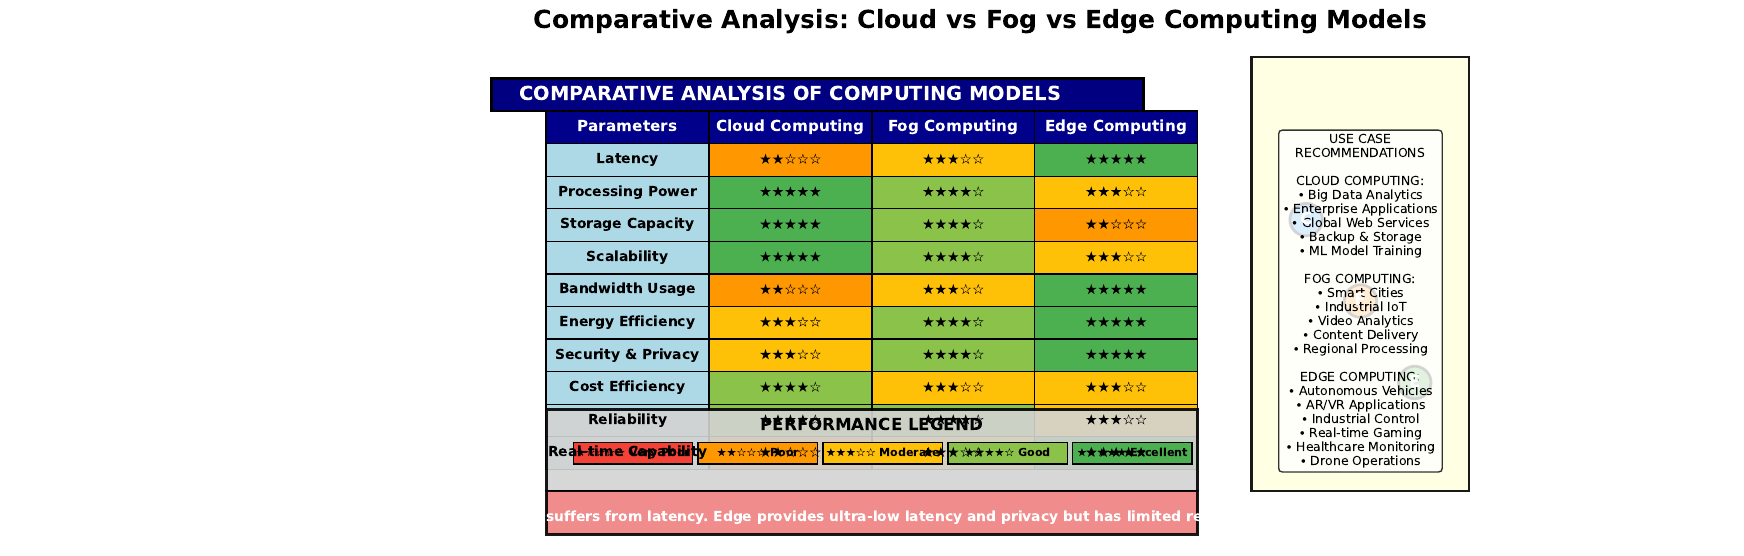

Generate this figure with Python:
import matplotlib.pyplot as plt
import matplotlib.patches as patches
from matplotlib.patches import FancyBboxPatch, Rectangle
import numpy as np

# Create figure and axis
fig, ax = plt.subplots(1, 1, figsize=(16, 10))

# Define colors for different performance levels
colors = {
    'excellent': '#4CAF50',
    'good': '#8BC34A',
    'moderate': '#FFC107',
    'poor': '#FF9800',
    'very_poor': '#F44336'
}

# Define the comparison data
models = ['Cloud Computing', 'Fog Computing', 'Edge Computing']
parameters = [
    'Latency',
    'Processing Power', 
    'Storage Capacity',
    'Scalability',
    'Bandwidth Usage',
    'Energy Efficiency',
    'Security & Privacy',
    'Cost Efficiency',
    'Reliability',
    'Real-time Capability'
]

# Performance matrix (0=Very Poor, 1=Poor, 2=Moderate, 3=Good, 4=Excellent)
performance_matrix = {
    'Cloud Computing': [1, 4, 4, 4, 1, 2, 2, 3, 3, 1],
    'Fog Computing': [2, 3, 3, 3, 2, 3, 3, 2, 3, 2], 
    'Edge Computing': [4, 2, 1, 2, 4, 4, 4, 2, 2, 4]
}

# Color mapping for performance levels
color_map = [colors['very_poor'], colors['poor'], colors['moderate'], 
             colors['good'], colors['excellent']]

# Create the comparison table
table_x = 2
table_y = 8
cell_width = 3
cell_height = 0.6

# Draw headers
header_box = Rectangle((table_x-1, table_y), cell_width*4, cell_height,
                      facecolor='navy', edgecolor='black', linewidth=2)
ax.add_patch(header_box)
ax.text(table_x + cell_width*1.5, table_y + cell_height/2, 'COMPARATIVE ANALYSIS OF COMPUTING MODELS',
        ha='center', va='center', fontsize=14, fontweight='bold', color='white')

# Column headers
col_headers = ['Parameters'] + models
for i, header in enumerate(col_headers):
    header_box = Rectangle((table_x + i*cell_width, table_y-cell_height), cell_width, cell_height,
                          facecolor='darkblue', edgecolor='black', linewidth=1)
    ax.add_patch(header_box)
    ax.text(table_x + i*cell_width + cell_width/2, table_y - cell_height/2, header,
            ha='center', va='center', fontsize=11, fontweight='bold', color='white')

# Draw parameter rows and performance cells
for row, param in enumerate(parameters):
    y_pos = table_y - (row + 2) * cell_height
    
    # Parameter name cell
    param_box = Rectangle((table_x, y_pos), cell_width, cell_height,
                         facecolor='lightblue', edgecolor='black', linewidth=1)
    ax.add_patch(param_box)
    ax.text(table_x + cell_width/2, y_pos + cell_height/2, param,
            ha='center', va='center', fontsize=10, fontweight='bold')
    
    # Performance cells for each model
    for col, model in enumerate(models):
        x_pos = table_x + (col + 1) * cell_width
        performance = performance_matrix[model][row]
        
        perf_box = Rectangle((x_pos, y_pos), cell_width, cell_height,
                            facecolor=color_map[performance], edgecolor='black', linewidth=1)
        ax.add_patch(perf_box)
        
        # Add performance indicators
        indicators = ['★☆☆☆☆', '★★☆☆☆', '★★★☆☆', '★★★★☆', '★★★★★']
        ax.text(x_pos + cell_width/2, y_pos + cell_height/2, indicators[performance],
                ha='center', va='center', fontsize=10, fontweight='bold')

# Legend
legend_x = 2
legend_y = 1.5
legend_box = Rectangle((legend_x, legend_y-0.5), 12, 1.5,
                      facecolor='lightgray', edgecolor='black', linewidth=2, alpha=0.9)
ax.add_patch(legend_box)

ax.text(legend_x + 6, legend_y + 0.7, 'PERFORMANCE LEGEND', 
        ha='center', va='center', fontsize=12, fontweight='bold')

legend_items = [
    ('★☆☆☆☆ Very Poor', colors['very_poor']),
    ('★★☆☆☆ Poor', colors['poor']),
    ('★★★☆☆ Moderate', colors['moderate']),
    ('★★★★☆ Good', colors['good']),
    ('★★★★★ Excellent', colors['excellent'])
]

for i, (text, color) in enumerate(legend_items):
    legend_item_box = Rectangle((legend_x + 0.5 + i*2.3, legend_y), 2.2, 0.4,
                               facecolor=color, edgecolor='black', linewidth=1)
    ax.add_patch(legend_item_box)
    ax.text(legend_x + 1.6 + i*2.3, legend_y + 0.2, text,
            ha='center', va='center', fontsize=8, fontweight='bold')

# Use Case Recommendations
usecase_x = 15
usecase_y = 8
usecase_box = Rectangle((usecase_x, usecase_y-7), 4, 8,
                       facecolor='lightyellow', edgecolor='black', linewidth=2, alpha=0.9)
ax.add_patch(usecase_box)

usecase_text = """USE CASE
RECOMMENDATIONS

CLOUD COMPUTING:
• Big Data Analytics
• Enterprise Applications
• Global Web Services
• Backup & Storage
• ML Model Training

FOG COMPUTING:
• Smart Cities
• Industrial IoT
• Video Analytics
• Content Delivery
• Regional Processing

EDGE COMPUTING:
• Autonomous Vehicles
• AR/VR Applications
• Industrial Control
• Real-time Gaming
• Healthcare Monitoring
• Drone Operations"""

ax.text(usecase_x + 2, usecase_y - 3.5, usecase_text, ha='center', va='center',
        fontsize=9, bbox=dict(boxstyle="round,pad=0.3", facecolor='white', alpha=0.8))

# Key Insights Panel
insights_x = 2
insights_y = 0.5
insights_box = Rectangle((insights_x, insights_y-0.3), 12, 0.8,
                        facecolor='lightcoral', edgecolor='black', linewidth=2, alpha=0.9)
ax.add_patch(insights_box)

insights_text = """KEY INSIGHTS: Cloud excels in processing power and scalability but suffers from latency. Edge provides ultra-low latency and privacy but has limited resources. Fog offers balanced performance across most parameters."""

ax.text(insights_x + 6, insights_y, insights_text, ha='center', va='center',
        fontsize=10, fontweight='bold', color='white')

# Performance radar chart indicators
radar_centers = [(16, 6), (17, 4.5), (18, 3)]
radar_labels = ['Cloud', 'Fog', 'Edge']
radar_colors = ['#2196F3', '#FF9800', '#4CAF50']

for i, (center, label, color) in enumerate(zip(radar_centers, radar_labels, radar_colors)):
    circle = plt.Circle(center, 0.3, facecolor=color, edgecolor='black', linewidth=2, alpha=0.8)
    ax.add_patch(circle)
    ax.text(center[0], center[1], label[0], ha='center', va='center', 
            fontsize=12, fontweight='bold', color='white')

# Set title
ax.set_title('Comparative Analysis: Cloud vs Fog vs Edge Computing Models', 
             fontsize=18, fontweight='bold', pad=20)

# Configure axes
ax.set_xlim(0, 20)
ax.set_ylim(0, 9)
ax.set_aspect('equal')
ax.axis('off')

plt.tight_layout()
plt.savefig('/workspace/diagram_5_comparative_analysis.png', dpi=300, bbox_inches='tight')
plt.savefig('/workspace/diagram_5_comparative_analysis.pdf', bbox_inches='tight')
plt.show()